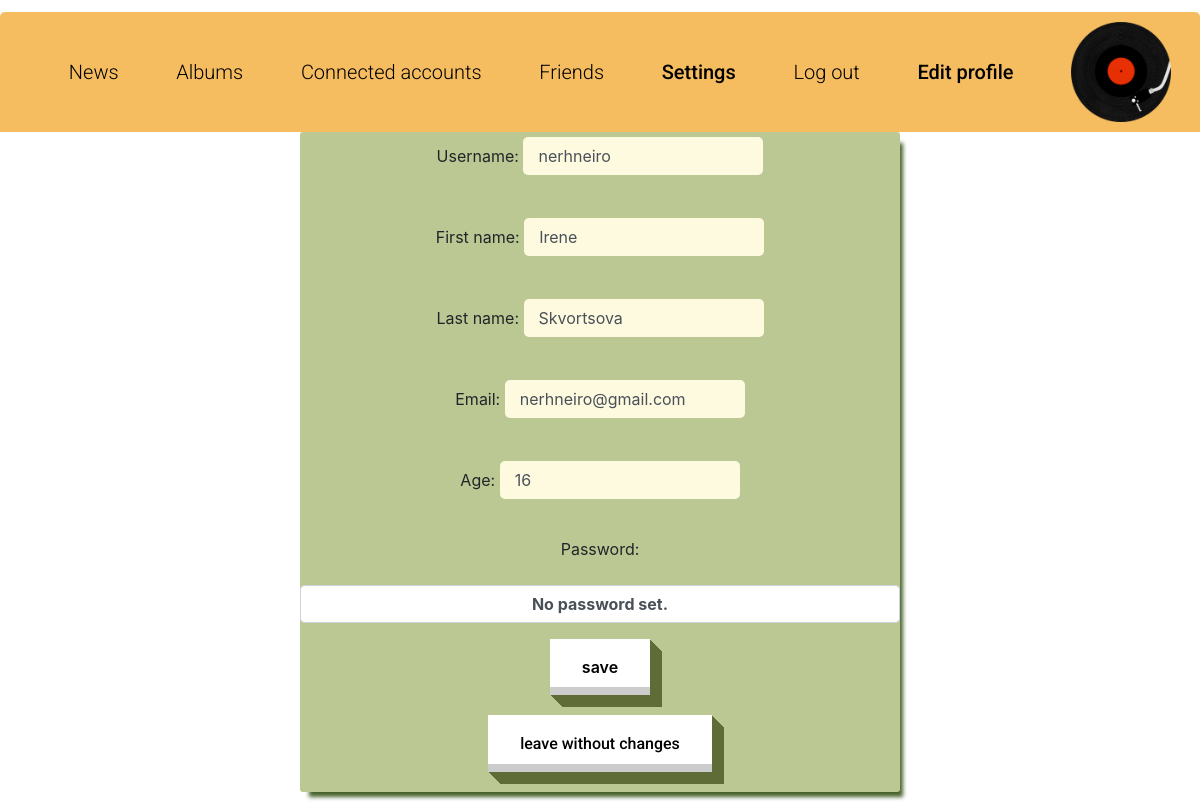
The page /auth/edit/ (signed in) on the database its author committed.
### authapp/models.py (models this page shows)
class SiteUser(AbstractUser):
    avatar = models.ImageField(upload_to='users_avatars', blank=True)
    age = models.PositiveIntegerField(verbose_name='age', null=True, blank=True)
    albums = models.ManyToManyField(Album, verbose_name='albums', blank=True, related_name='album_users')
    email = models.EmailField(unique=True, verbose_name='email')
    country = models.CharField(max_length=128, blank=True, null=True, verbose_name='country')
    passwordYM = models.CharField(max_length=1024, blank=True, verbose_name='Yandex Music password')
    emailYM = models.EmailField(max_length=128, null=True, blank=True, verbose_name='yandex Music email')
    passwordSP = models.CharField(max_length=1024, null=True, blank=True, verbose_name='Spotify password')
    idSP = models.CharField(max_length=1024, blank=True, verbose_name='Spotify user id')
    clientIdSP = models.CharField(max_length=1024, blank=True, verbose_name='Spotify client id project')
    clientSecretSP = models.CharField(max_length=1024, null=True, blank=True, verbose_name="Client secret Spotify project")
    tokenAccessSP = models.CharField(max_length=1024, null=True, blank=True, verbose_name='Spotify access token')
    tokenRefreshSP = models.CharField(max_length=1024, null=True, blank=True, verbose_name='Spotify refresh token')
    tokenReserveSP = models.CharField(max_length=1024, null=True, blank=True, verbose_name='Spotify reserve token')
    codeSP = models.CharField(max_length=1024, null=True, blank=True, verbose_name='Spotify code')
    redirectUriSP = models.CharField(max_length=1024, null=True, blank=True, verbose_name='Spotify redirect uri project')
    emailSP = models.EmailField(max_length=128, null=True, blank=True, verbose_name='Spotify email')
    passwordVK = models.CharField(max_length=1024, blank=True, verbose_name='VK password')
    idVK = models.CharField(max_length=1024, blank=True, verbose_name='VK id')
    tokenVK = models.CharField(max_length=1024, blank=True, verbose_name='VK token')
    emailVK = models.EmailField(max_length=128, blank=True, verbose_name='VK email')
    numberVK = models.PositiveIntegerField(verbose_name='VK number', null=True, blank=True)
    friends = models.ManyToManyField("SiteUser", blank=True, related_name="friend_to")
    friendRequests = models.ManyToManyField("FriendRequest", blank=True, related_name="to_this_user")

### authapp/views.py (the view)
# urls.py: path('edit/', authapp.edit, name='edit'),
def edit(request):
    title = 'редактирование'
    edit_form = None
    if request.user.is_authenticated:
        authenticated = True
        if request.method == 'POST':
            edit_form = SiteUserEditForm(request.POST, request.FILES, instance=request.user)
            if edit_form.is_valid():
                edit_form.save()
                return HttpResponseRedirect(reverse('mainapp:account'))
        else:
            edit_form = SiteUserEditForm(instance=request.user)
    else:
        authenticated = False
    content = {'title': title, 'edit_form': edit_form, 'authenticated': authenticated}
    return render(request, 'authapp/edit.html', content)

### authapp/forms.py
class SiteUserEditForm(UserChangeForm):
    class Meta:
        model = SiteUser
        fields = ('username', 'first_name', 'last_name', 'email', 'age')
    def __init__(self, *args, **kwargs):
        super(SiteUserEditForm, self).__init__(*args, **kwargs)
        for field_name, field in self.fields.items():
            field.widget.attrs['class'] = 'form-control'
            field.help_text = ''

### authapp/templates/authapp/edit.html (shortened to what this page needs)
{% extends 'authapp/base.html' %}
{% load static %}
{% block menu %}
    <div class="menu">
       <div class="menu-elements">
        <ul class="menu-list">
            <li class="menu-element"><a class="menu-element-href" href="{% url 'mainapp:main' %}">News</a></li>
            <li class="menu-element"><a class="menu-element-href" href="{% url 'mainapp:playlists' %}">Albums</a></li>
            <li class="menu-element"><a class="menu-element-href" href="{% url 'mainapp:accounts' %}">Connected accounts</a></li>
          {% if authenticated %} <li class="menu-element"><a class="menu-element-href" href="{% url 'mainapp:friends' %}">Friends</a></li>{% endif %}
            <li class="menu-element"><a href="{% url 'auth:edit' %}" class="menu-element-pressed">Settings</a></li>
            <li class="log-out-element"><a class="menu-element-href" href="{% url 'auth:logout' %}">{% if authenticated %}Log out{% else %}Log in{% endif %}</a></li>
            {% if authenticated %}<li class="log-out-element"><a class="menu-element-pressed" href="{% url 'auth:edit' %}">Edit profile</a></li> {% endif %}
            <li class="photo-element"><a href="{% url 'mainapp:account' %}" ><img src="{% static 'img/gramophone.png' %}" alt="photo"></a></li>
        </ul>
    </div>
    </div>
{% endblock %}
{% block content %}
    {% if authenticated %}
    <div class="edit_page_form_block">
    <form class="form_edit" action="{% url 'auth:edit' %}" method="post" enctype="multipart/form-data">
        {{ edit_form.as_p }}
        <input class="form_edit_button" type="submit" value="save">
    </form>
    <button class="form_edit_button">
        <a href="{% url 'mainapp:account' %}" class="form_edit_href">
            leave without changes
        </a>
    </button>
    </div>
    {% endif %}
{% endblock %}

### static/css/main.css (style rules this page uses)
.menu-list { display: flex; width: 100%; padding-top: 10px; font-size: 2.5vh; }
.menu-element { float: left; }
.menu-elements { display: inline-block; width: 100%; }
.menu { width: 100%; padding-bottom: 10px; background-color: #f6bd60; border-top-left-radius: 5px; border-top-right-radius: 5px; }
ul, li { display: block; margin: auto; }
.menu-element-pressed { color: black; text-decoration: none; font-family: 'Roboto'; line-height: 23px; font-weight: 500; }
.menu-element-href { color: black; text-decoration: none; font-family: 'Roboto'; font-weight: 300; line-height: 23px; letter-spacing: 0em; text-align: left; }
.menu { margin-top: 12px; }
.log-out-element { float: right; }
.photo-element { float: right; vertical-align: center; }
.photo-element img { height: 100px; }
html, body { max-width: 100%; overflow-x: hidden; }
.form_register input[type=text], input[type=password], input[type=email] { width: 40%; padding: 15px; margin: 5px 0 22px 0; display: inline-block; border: none; border-radius: 5px; background: #FEFAE0; }
.edit_page_form_block { margin: auto; border-radius: 3px; text-align: center; height: auto; width: 50%; background-color: #BBC893; box-shadow: 6px 8px 4px -3px #49632C; margin-bottom: 20px; }
.form_edit_href { text-decoration: none; color: black; font-family: 'Roboto'; font-weight: 500; }
.form_edit_button { outline:0; font-size:1em; margin-bottom: 20px; font-weight:600; background:white; border:none; padding: 1em 2em; transition:all .3s ease-out; box-shadow:inset 0 -8px 0 0 rgba(0,0,0,.2), 1px 1px 0 0 #606C38, 2px 2px 0 0 #606C38, 3px 3px 0 0 #606C38, 4px 4px 0 0 #606C38, 5px 5px 0 0 #606C38, 6px 6px 0 0 #606C38, 7px 7px 0 0 #606C38, 8px 8px 0 0 #606C38, 9px 9px 0 0 #606C38, 10px 10px 0 0 #606C38, 11px 11px 0 0 #606C38, 12px 12px 0 0 #606C38; }
.form_edit input[type=text], input[type=password], input[type=number], input[type=email] { width: 40%; padding: 15px; margin: 5px 0 22px 0; display: inline-block; border: none; border-radius: 5px; background: #FEFAE0; }
.form_sort input[type=text], input[type=password], input[type=email] { width: 40%; padding: 15px; margin: 5px 0 22px 0; display: inline-block; border: none; border-radius: 5px; background: #FEFAE0; }

### rows shown on the page
SiteUser: username "nerhneiro", first_name "Irene", last_name "Skvortsova", email "nerhneiro@gmail.com", age "16"
